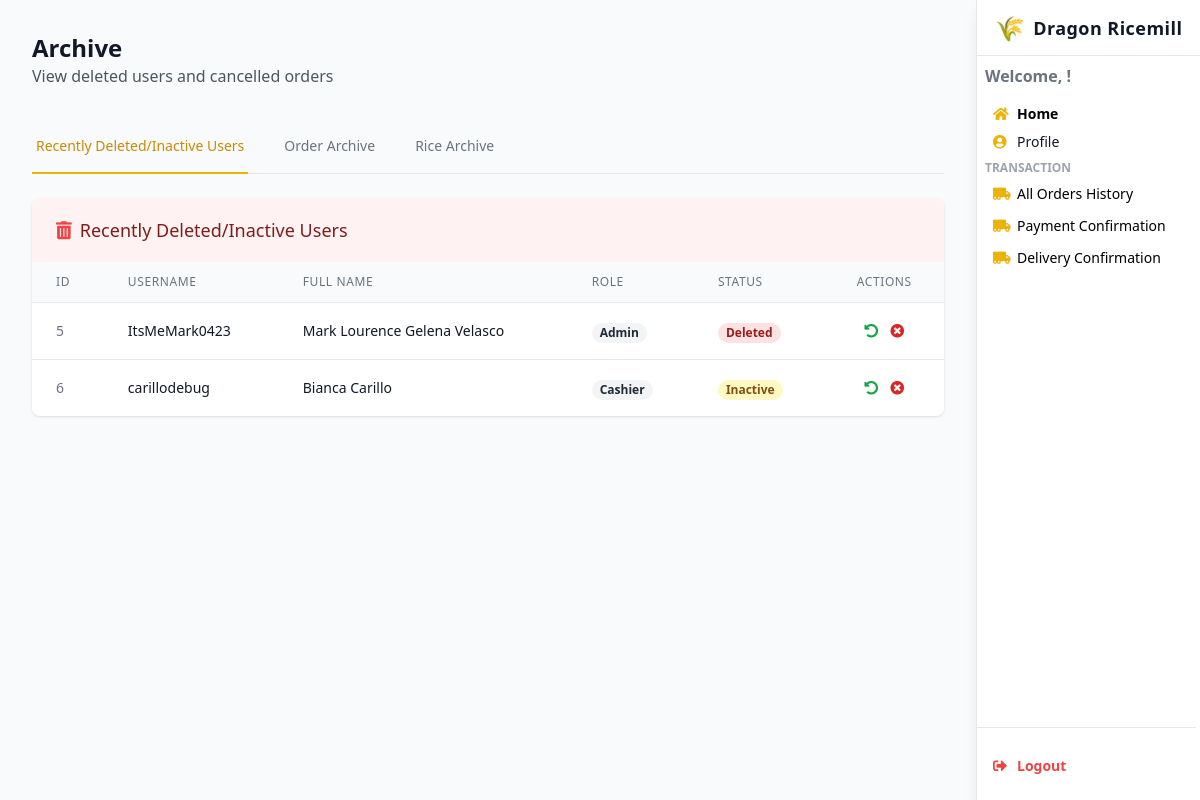
Page /archive/ on the committed database.
### webapp/models.py (models this page shows, shortened)
class Employee(models.Model):
    EmployeeID = models.AutoField(primary_key=True)
    FirstName = models.CharField(max_length=50)
    MiddleName = models.CharField(max_length=50, blank=True, null=True)
    LastName = models.CharField(max_length=50)
    Suffix = models.CharField(max_length=20, blank=True, null=True)
    Role = models.CharField(max_length=100)
    Username = models.CharField(max_length=50, unique=True)
    Email = models.EmailField(max_length=254, unique=True, null=True, blank=True)
    Password = models.CharField(max_length=50)
    Account_Status = models.CharField(max_length=20, default='inactive')
    class Meta:
        db_table = 'employee'

### webapp/views.py (the view)
# urls.py: path('archive/', views.archive_view, name='archive'),
def archive_view(request):
    deleted_users = Employee.objects.filter(
        Account_Status__in=['deleted', 'inactive']
    ).order_by('EmployeeID')
    archived_orders = CustomerOrder.objects.select_related(
        'customer', 'rice_type', 'handled_by'
    ).filter(
        approval_status__in=['cancelled', 'deleted']
    ).order_by('-created_at')
    archived_rice = Rice.objects.filter(
        is_active=False
    ).order_by('riceID')
    total_orders = CustomerOrder.objects.count()
    cancelled_count = CustomerOrder.objects.filter(approval_status='cancelled').count()
    deleted_count = CustomerOrder.objects.filter(approval_status='deleted').count()
    paginator = Paginator(archived_orders, 10)  # Show 10 orders per page
    page = request.GET.get('page')
    try:
        page_obj = paginator.get_page(page)
    except:
        page_obj = paginator.get_page(1)
    context = {
        "archived_orders": page_obj,
        "deleted_users": deleted_users,
        "archived_rice": archived_rice,
        "total_orders": total_orders,
        "cancelled_count": cancelled_count,
        "deleted_count": deleted_count,
    }
    return render(request, "archive.html", context)

### webapp/models.py (called while the page is built)
    def customer_name(self):
        if self.customer and self.customer.name:
            n = self.customer.name
            return f"{n.first_name} {n.middle_name or ''} {n.last_name} {n.suffix or ''}".strip()
        return str(self.customer) if self.customer else "Unknown"

### webapp/templatetags/safedecimal.py (called while the page is built)
@register.filter
def safedecimal(value):
    try:
        return "{:.2f}".format(float(value))
    except Exception:
        return "0.00"

### webapp/templates/archive.html (shortened to what this page needs)
{% load safedecimal %}
{% load humanize %}
<!DOCTYPE html>
<html lang="en">
<head>
  <script src="https://cdn.tailwindcss.com"></script>
  <link href="https://cdnjs.cloudflare.com/ajax/libs/font-awesome/5.15.3/css/all.min.css" rel="stylesheet" />
</head>
<body class="bg-gray-100">
<header id="sidebar" class="fixed top-0 right-0 h-screen w-56 bg-white shadow-lg flex flex-col z-40 border-l border-gray-200 transition-transform duration-300 ease-in-out lg:translate-x-0">
  <div class="h-14 flex items-center justify-center border-b border-gray-200">
    <a href="#" class="flex items-center space-x-2 select-none text-gray-900 font-bold text-lg tracking-wide">
      <span class="text-yellow-500 text-2xl">🌾</span>
      <span>Dragon Ricemill</span>
    </a>
  </div>
  <nav class="flex-1 flex flex-col py-1 pr-1 overflow-y-auto scrollbar-hide">
    <div class="px-2 py-1">
      <span class="block text-1 text-gray-500 font-semibold mb-3">Welcome, {{ request.session.user_name }}!</span>
      <a href="{% url 'dashboard' %}" class="flex items-center space-x-2 px-2 py-1 rounded text-sm hover:bg-yellow-50 font-semibold hover:text-yellow-600 transition">
        <i class="fas fa-home w-4 text-yellow-500"></i><span>Home</span>
      </a>
      <a href="{% url 'profile' %}" class="flex items-center space-x-2 px-2 py-1 rounded text-sm hover:bg-yellow-50 hover:text-yellow-600 transition text-gray-900">
        <i class="fas fa-user-circle w-4 text-yellow-500"></i><span>Profile</span>
      </a>
    </div>
    <div class="mb-2 px-2">
      <p class="uppercase text-xs font-semibold text-gray-400 mb-1">Transaction</p>
      <a href="{% url 'allorder_history' %}" class="flex items-center space-x-2 px-2 py-1 rounded text-sm hover:bg-yellow-50 hover:text-yellow-600 transition mt-1">
        <i class="fas fa-truck-moving w-4 text-yellow-500"></i><span>All Orders History</span>
      </a>
      <a href="{% url 'payment_confirmation' 0 %}" class="flex items-center space-x-2 px-2 py-1 rounded text-sm hover:bg-yellow-50 hover:text-yellow-600 transition mt-1">
        <i class="fas fa-truck-moving w-4 text-yellow-500"></i><span>Payment Confirmation</span>
      </a>
      <a href="{% url 'delivery_confirmation' 0 %}" class="flex items-center space-x-2 px-2 py-1 rounded text-sm hover:bg-yellow-50 hover:text-yellow-600 transition mt-1">
        <i class="fas fa-truck-moving w-4 text-yellow-500"></i><span>Delivery Confirmation</span>
      </a>
    </div>
    <div class="border-t border-gray-200 mt-auto px-2 py-4">
      <a href="{% url 'logout' %}" onclick="return confirm('Logout?');" class="flex items-center space-x-2 px-2 py-1 rounded text-sm hover:bg-red-100 hover:text-red-600 transition font-semibold text-red-500 mt-2">
        <i class="fas fa-sign-out-alt w-4"></i><span>Logout</span>
      </a>
</div>
</nav>
</header>
<div id="mainContent" class="lg:mr-56 min-h-screen bg-gray-50 transition-all duration-300">
  <main class="max-w-7xl mx-auto p-8">
    <div class="mb-8">
      <h1 class="text-2xl font-bold text-gray-900">Archive</h1>
      <p class="text-gray-600">View deleted users and cancelled orders</p>
    </div>
    <div class="mb-6 border-b border-gray-200">
      <nav class="-mb-px flex space-x-8" aria-label="Tabs">
        <button id="tab-users" class="tab-button text-yellow-600 border-yellow-500 whitespace-nowrap py-4 px-1 border-b-2 font-medium text-sm">
          Recently Deleted/Inactive Users
        </button>
        <button id="tab-orders" class="tab-button text-gray-500 hover:text-gray-700 border-transparent whitespace-nowrap py-4 px-1 border-b-2 font-medium text-sm">
          Order Archive
        </button>
        <button id="tab-rice" class="tab-button text-gray-500 hover:text-gray-700 border-transparent whitespace-nowrap py-4 px-1 border-b-2 font-medium text-sm">
          Rice Archive
        </button>
      </nav>
    </div>
    <div id="panel-users" class="tab-panel">
      <div class="bg-white rounded-lg shadow overflow-hidden">
        <div class="px-4 py-5 sm:px-6 bg-red-50">
          <h3 class="text-lg leading-6 font-medium text-red-900">
            <i class="fas fa-trash-alt text-red-500 mr-2"></i>Recently Deleted/Inactive Users
          </h3>
        </div>
        <div class="overflow-x-auto">
          <table class="min-w-full divide-y divide-gray-200">
            <thead class="bg-gray-50">
              <tr>
                <th scope="col" class="px-6 py-3 text-left text-xs font-medium text-gray-500 uppercase tracking-wider">ID</th>
                <th scope="col" class="px-6 py-3 text-left text-xs font-medium text-gray-500 uppercase tracking-wider">Username</th>
                <th scope="col" class="px-6 py-3 text-left text-xs font-medium text-gray-500 uppercase tracking-wider">Full Name</th>
                <th scope="col" class="px-6 py-3 text-left text-xs font-medium text-gray-500 uppercase tracking-wider">Role</th>
                <th scope="col" class="px-6 py-3 text-left text-xs font-medium text-gray-500 uppercase tracking-wider">Status</th>
                <th scope="col" class="px-6 py-3 text-center text-xs font-medium text-gray-500 uppercase tracking-wider">Actions</th>
              </tr>
            </thead>
            <tbody class="bg-white divide-y divide-gray-200">
              {% for user in deleted_users %}
              <tr class="hover:bg-gray-50">
                <td class="px-6 py-4 whitespace-nowrap text-sm text-gray-500">{{ user.EmployeeID }}</td>
                <td class="px-6 py-4 whitespace-nowrap text-sm font-medium text-gray-900">{{ user.Username }}</td>
                <td class="px-6 py-4 whitespace-nowrap text-sm text-gray-900">
                  {{ user.FirstName }} {% if user.MiddleName %}{{ user.MiddleName }}{% endif %} {{ user.LastName }}{% if user.Suffix %}, {{ user.Suffix }}{% endif %}
                </td>
                <td class="px-6 py-4 whitespace-nowrap">
                  <span class="px-2 inline-flex text-xs leading-5 font-semibold rounded-full bg-gray-100 text-gray-800">
                    {{ user.Role|title }}
                  </span>
                </td>
                <td class="px-6 py-4 whitespace-nowrap">
                  <span class="px-2 inline-flex text-xs leading-5 font-semibold rounded-full {% if user.Account_Status == 'deleted' %}bg-red-100 text-red-800{% else %}bg-yellow-100 text-yellow-800{% endif %}">
                    {{ user.Account_Status|title }}
                  </span>
                </td>
                <td class="px-6 py-4 whitespace-nowrap text-center text-sm font-medium">
                  <div class="flex justify-center space-x-3">
                    <form method="POST" action="{% url 'restore_user' user.EmployeeID %}">
                      <button type="submit" class="text-green-600 hover:text-green-900" title="Restore User"
                        onclick="return confirm('Are you sure you want to restore this user?');">
                        <i class="fas fa-undo-alt"></i>
                      </button>
                    </form>
                    <form method="POST" action="{% url 'permanent_delete_user' user.EmployeeID %}">
                      <button type="submit" class="text-red-600 hover:text-red-900" title="Permanently Delete"
                        onclick="return confirm('Are you sure you want to permanently delete this user? This action cannot be undone.');">
                        <i class="fas fa-times-circle"></i>
                      </button>
                    </form>
                  </div>
                </td>
              </tr>
              {% empty %}
              <tr>
                <td colspan="6" class="px-6 py-4 text-center text-sm text-gray-500">
                  No deleted or inactive users found
                </td>
              </tr>
              {% endfor %}
            </tbody>
          </table>
        </div>
      </div>
    </div>
  </main>
</div>
</body>
</html>

### webapp/templates/archive.html (style rules this page uses)
html { scroll-behavior: smooth; }
.scrollbar-hide { -ms-overflow-style: none; scrollbar-width: none; }

### rows in the picture
Employee: EmployeeID "5", Username "ItsMeMark0423", FirstName "Mark Lourence", MiddleName "Gelena", LastName "Velasco", Role "Admin", Account_Status "Deleted"
Employee: EmployeeID "6", Username "carillodebug", FirstName "Bianca", LastName "Carillo", Role "Cashier", Account_Status "Inactive"
